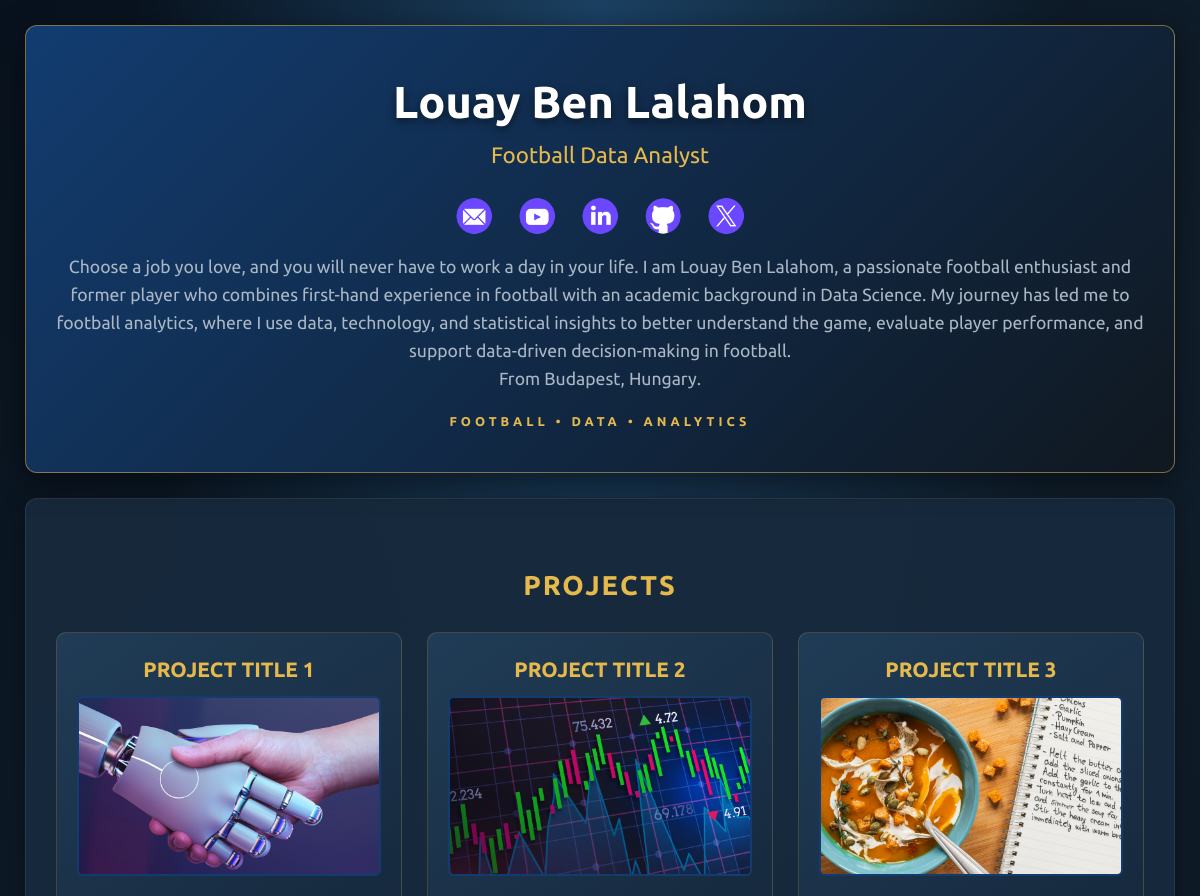
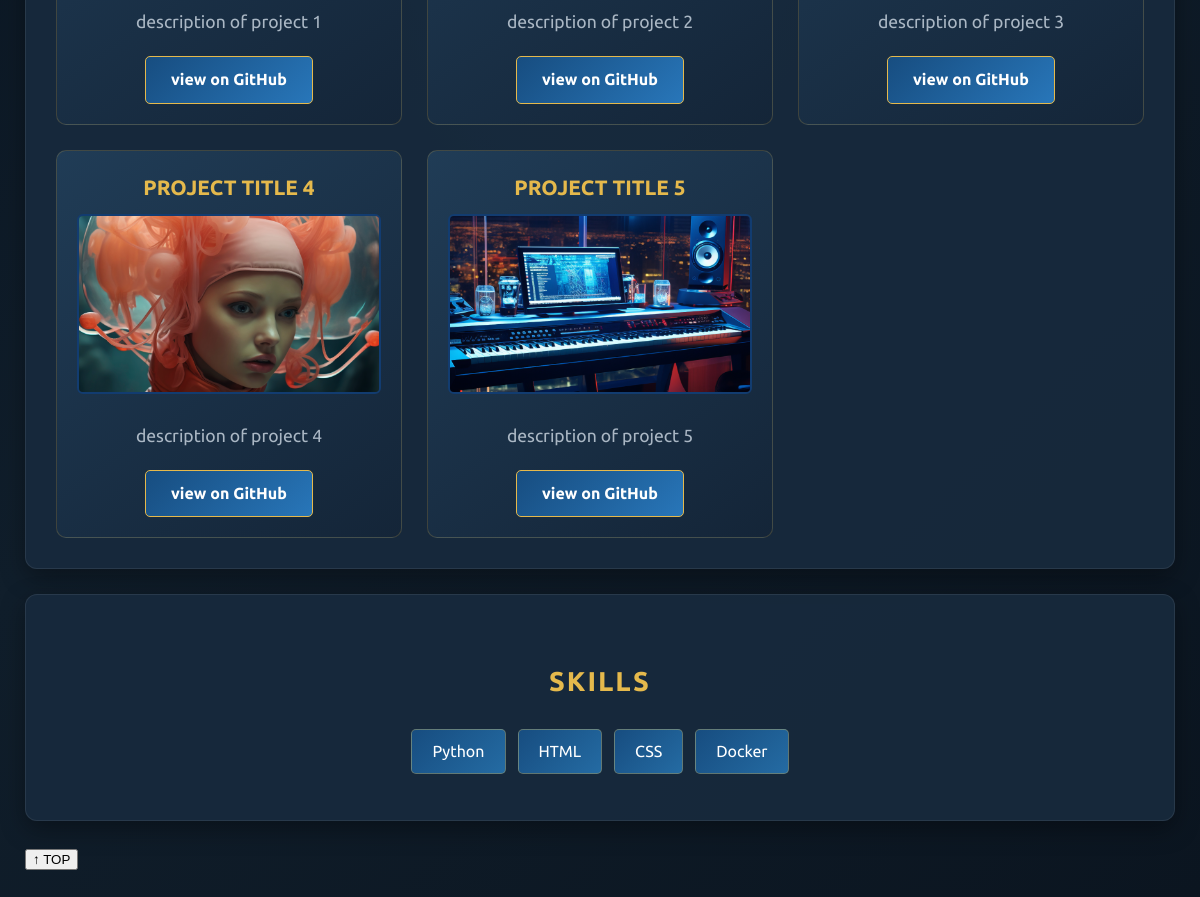
The page / on the database its author committed (2 pictures, top to bottom).
### tables this page shows
CREATE TABLE profile (id INTEGER PRIMARY KEY AUTOINCREMENT, name TEXT, title TEXT, bio TEXT, location TEXT);

CREATE TABLE socials (id INTEGER PRIMARY KEY AUTOINCREMENT, platform TEXT, url TEXT, icon TEXT);

CREATE TABLE projects (id INTEGER PRIMARY KEY AUTOINCREMENT, title TEXT, description TEXT, url TEXT, thumbnail TEXT);

CREATE TABLE skills (id INTEGER PRIMARY KEY AUTOINCREMENT, name TEXT);

### main.py (the view)
@app.route("/")
def read_root():
    conn = get_db_connection()
    c = conn.cursor()
    c.execute("SELECT * FROM socials")
    socials = c.fetchall()
    c.execute("SELECT * FROM projects")
    projects = c.fetchall()
    c.execute("SELECT * FROM skills")
    skills = c.fetchall()
    c.execute("SELECT * FROM profile")
    profile = c.fetchone()
    conn.close()
    return render_template(
        "index.html",
        socials=socials,
        skills=skills,
        projects=projects,
        profile=profile
    )

### main.py (called while the page is built)
def get_db_connection():
    conn = sqlite3.connect("instance/portfolio.db")
    conn.row_factory = sqlite3.Row
    return conn

### templates/index.html (shortened to what this page needs)
<!DOCTYPE html>
<html>
<head>
    <link rel="stylesheet" href="{{ url_for('static', filename='style.css') }}">
</head>
<body>
    <header>
        <h1>{{ profile.name }}</h1>
        <p id="attn">{{ profile.title }}</p>
        <ul class="socials">
            {% for social in socials %}
                <li>
                    <a href="{{ social.url }}" target="_blank" title="{{ social.platform|capitalize }}">
                        <img src="{{ url_for('static', filename=social.icon) }}" alt="{{ social.platform }}">
                    </a>
                </li>
            {% endfor %}
        </ul>
        <p>
            {{ profile.bio }}
            <br>
            From {{ profile.location }}.
        </p>
    </header>
    <section class="projects">
        <h2>Projects</h2>
        <div class="project-container">
            {% for project in projects %}
                <div class="project">
                    <h3>{{ project.title }}</h3>
                    <a href="{{ project.url }}" target="_blank" class="project-image">
                        <img src="{{ url_for('static', filename=project.thumbnail) }}" alt="{{ project.title }}">
                    </a>
                    <p>{{ project.description }}</p>
                    <a href="{{ project.url }}" target="_blank" class="project-link">view on GitHub</a>
                </div>
            {% endfor %}
        </div>
    </section>
    <section class="skills">
        <h2>Skills</h2>
        <ul>
            {% for skill in skills %}
                <li>{{ skill.name }}</li>
            {% endfor %}
        </ul>
    </section>
</body>
</html>

### static/style.css (style rules this page uses)
:root { --pes-blue: #123c70; --pes-light-blue: #2876b9; --pes-gold: #e5b94c; --pes-dark: #101820; --pes-card: #182a3d; --pes-text: #e8edf2; --pes-muted: #aab7c4; }
* { box-sizing: border-box; }
html { scroll-behavior: smooth; }
body { margin: 0; padding: 25px; line-height: 1.6; color: var(--pes-text); background: radial-gradient(ellipse at top, #1b4163 0%, transparent 55%), linear-gradient(135deg, #08121e, #101e2b, #0b1520); font-family: 'Ubuntu', sans-serif; }
header { text-align: center; padding: 40px 20px; color: white; border: 1px solid rgba(229, 185, 76, 0.5); border-radius: 12px; background: linear-gradient(135deg, #123c70, #101820); box-shadow: 0 8px 30px rgba(0, 0, 0, 0.5); position: relative; overflow: hidden; }
header::after { content: "FOOTBALL • DATA • ANALYTICS"; display: block; margin-top: 15px; color: var(--pes-gold); letter-spacing: 4px; font-size: 0.8em; font-weight: bold; }
h1 { margin: 0; font-size: 2.8em; text-shadow: 0 3px 10px rgba(0, 0, 0, 0.5); }
h2 { text-align: center; text-transform: uppercase; margin-top: 35px; margin-bottom: 25px; color: var(--pes-gold); font-size: 1.7em; letter-spacing: 2px; }
h3 { text-transform: uppercase; padding-bottom: 10px; color: var(--pes-gold); }
p { font-size: 1.1em; color: var(--pes-muted); }
.skills, .projects { margin: 25px 0; background: rgba(24, 42, 61, 0.95); padding: 30px; border: 1px solid rgba(255, 255, 255, 0.08); border-radius: 12px; box-shadow: 0 8px 25px rgba(0, 0, 0, 0.35); }
.skills ul { list-style: none; padding: 0; display: flex; flex-wrap: wrap; gap: 12px; justify-content: center; }
.skills li { background: linear-gradient(135deg, #174d80, #246ba3); color: white; padding: 9px 20px; border: 1px solid rgba(229, 185, 76, 0.35); border-radius: 5px; transition: all 0.3s ease; font-size: 1em; }
.project-container { display: grid; grid-template-columns: repeat(3, 1fr); gap: 25px; }
.project { text-align: center; padding: 20px; background: linear-gradient(145deg, #203c56, #142538); border: 1px solid rgba(229, 185, 76, 0.2); border-radius: 10px; transition: transform 0.3s ease, box-shadow 0.3s ease; overflow: hidden; }
.project img { width: 100%; height: 180px; object-fit: cover; margin-bottom: 15px; border: 2px solid var(--pes-blue); border-radius: 6px; transition: transform 0.4s ease; }
.project .project-image { display: block; text-decoration: none; overflow: hidden; }
.project h3 { margin: 0; color: var(--pes-gold); font-size: 1.3em; }
.project p { color: var(--pes-muted); font-family: 'Ubuntu', sans-serif; line-height: 1.6; margin-bottom: 20px; margin-top: 5px; }
.project .project-link { font-size: 1em; font-weight: bold; background: linear-gradient(135deg, #174d80, #2876b9); padding: 10px 25px; border: 1px solid var(--pes-gold); border-radius: 5px; color: white; text-decoration: none; display: inline-block; transition: all 0.3s ease; }
a { color: white; text-decoration: none; transition: color 0.2s ease; }
#attn { font-size: 1.4em; margin: 0; padding-bottom: 10px; line-height: 1.5; color: var(--pes-gold); }
.socials { list-style: none; padding: 0; display: flex; justify-content: center; gap: 25px; }
.socials li { display: inline; }
.socials a { text-decoration: none; display: inline-block; transition: transform 0.3s ease; }
.socials a img { width: 38px; height: 38px; vertical-align: middle; }

### rows shown on the page
profile: name "Louay Ben Lalahom", title "Football Data Analyst", bio "Choose a job you love, and you will never have to work a day in your life. I am Louay Ben Lalahom, a passionate football enthusiast and former player who combines first-hand experience in football with an academic background in Data Science. My journey has led me to football analytics, where I use data, technology, and statistical insights to better understand the game, evaluate player performance, and support data-driven decision-making in football.", location "Budapest, Hungary"
socials: icon+platform (picture)
socials: icon+platform (picture)
socials: icon+platform (picture)
socials: icon+platform (picture)
socials: icon (picture)
projects: title "PROJECT TITLE 1", thumbnail (picture), description "description of project 1"
projects: title "PROJECT TITLE 2", thumbnail (picture), description "description of project 2"
projects: title "PROJECT TITLE 3", thumbnail (picture), description "description of project 3"
projects: title "PROJECT TITLE 4", thumbnail (picture), description "description of project 4"
projects: title "PROJECT TITLE 5", thumbnail (picture), description "description of project 5"
skills: name "Python"
skills: name "HTML"
skills: name "CSS"
skills: name "Docker"
